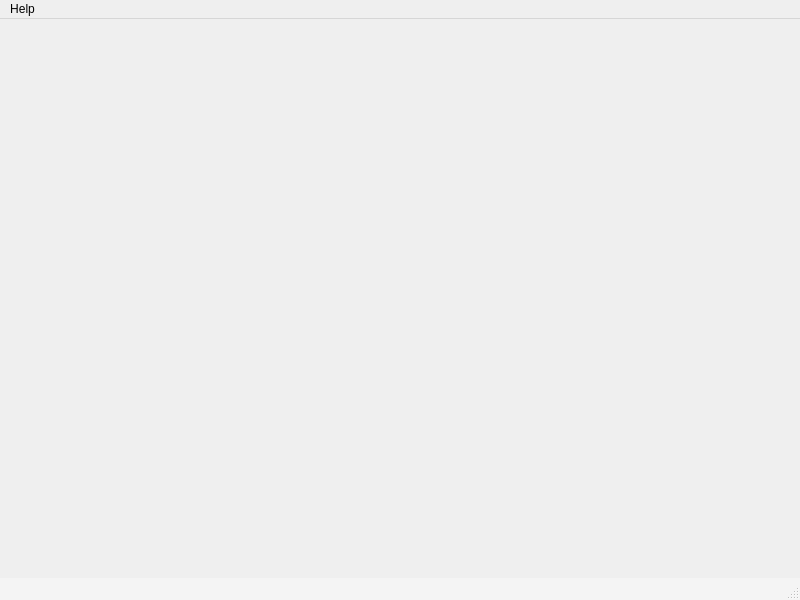
<?xml version="1.0" encoding="UTF-8"?>
<ui version="4.0">
 <class>MainWindow</class>
 <widget class="QMainWindow" name="MainWindow">
  <property name="geometry">
   <rect>
    <x>0</x>
    <y>0</y>
    <width>800</width>
    <height>600</height>
   </rect>
  </property>
  <property name="windowTitle">
   <string>MainWindow</string>
  </property>
  <property name="windowIcon">
   <iconset resource="app.qrc">
    <normaloff>:/assets/logo.ico</normaloff>:/assets/logo.ico</iconset>
  </property>
  <property name="styleSheet">
   <string notr="true">QMainWindow::separator {
  border: 1px solid #8D8D91;
  border-style: outset;
  width: 4px;
  height: 4px;
}

QLineEdit {
  background: #FFFFFF;
  selection-background-color: #4197FF;
  border: 1px solid #8D8D91;
  padding: 2px;
  min-height: 20px;
  border-radius: 5px;
}

QLineEdit:hover {
  border: 2px solid #B4B4D0F5;
  border-radius: 5px;
}

QLineEdit:focus {
  border: 2px solid #7EA3D9;
}

QLineEdit:read-only {
  border: 1px solid #DCDCDC;
  color: lightgray;
}

QLineEdit:disabled {
  border: 1px solid #DCDCDC;
  color: lightgray;
}

QComboBox {
  background: #FFFFFF;
  selection-background-color: #4197FF;
  border: 1px solid #8D8D91;
  padding: 0 1px;
  min-height: 20px;
  border-radius: 5px;
  padding: 2px;
}

QComboBox:editable {
  border-style: solid;
  border-radius: 5px;
  padding: 2px;
}

QComboBox:hover {
  border-color: #4197FF;
  border: 2px solid #7EA3D9;
  border-radius: 5px;
}

QComboBox:focus {
  border-color: #7EA3D9;
  border: 1px solid #7EA3D9;
  border-radius: 5px;
}

QComboBox:on {
  /* shift the text when the popup opens */
  padding-top: 2px;
  padding-left: 2px;
  border-radius: 5px;
}

QComboBox QAbstractItemView {
  background: #FFFFFF;
  border: 1px solid #8D8D91;
  border-radius: 3px;
  selection-background-color: #4197FF;
}

QComboBox QAbstractItemView::item {
  height: 50px;
}

QPushButton {
  border: 1px solid #8D8D91;
  border-radius: 5px;
  background-color: QLinearGradient(x1: 0, y1: 0, x2: 0, y2: 1,
      stop: 0 #FEFEFE, stop: 0.05 #FBFBFB, stop: 0.4 #FBFBFB,
      stop : 0.9 #F5F5F5, stop: 1 #F5F5F5);
  padding: 2px;
  min-height: 20px;
  min-width: 60px;
}

QPushButton:default {
  background-color: QLinearGradient(x1: 0, y1: 0, x2: 0, y2: 1,
      stop: 0 #68B1FA, stop: 0.05 #3C9AFC, stop: 0.4 #3C9AFC,
      stop: 0.9 #0A81FF, stop: 1 #0A81FF);
}

QPushButton:hover {
  border: 2px solid #B4B4D0F5;
  background-color: QLinearGradient(x1: 0, y1: 0, x2: 0, y2: 1,
      stop: 0 #68B1FA, stop: 0.05 #3C9AFC, stop: 0.4 #3C9AFC,
      stop: 0.9 #0A81FF, stop: 1 #0A81FF);
}

QPushButton:pressed {
  background-color: QLinearGradient(x1: 0, y1: 0, x2: 0, y2: 1,
      stop: 0 #68B1FA, stop: 0.05 #0A81FF, stop: 0.4 #0A81FF,
      stop: 0.9 #3C9AFC, stop: 1 #3C9AFC);
}

QPushButton:disabled {
  border: 1px solid #CDCDCD;
  color: #C7C7C7;
  background: #EFEFEF;
}

QTableWidget {
  outline: none;
}

QTableWidget::item:selected {
  background-color: lightblue;
}

QToolButton {
  border-radius: 2px;
  background-color: QLinearGradient(x1: 0, y1: 0, x2: 0, y2: 1,
      stop: 0 #FEFEFE, stop: 0.05 #FBFBFB, stop: 0.4 #FBFBFB,
      stop : 0.9 #F5F5F5, stop: 1 #F5F5F5);
  min-width: 15px;
  min-height: 20px;
}

QToolButton:hover {
  border: 2px solid #B4B4D0F5;
}

QToolButton:pressed {
  border: 2px solid #7EA3D9;
}

QToolButton::menu-button {
  border-top-right-radius: 2px;
  border-bottom-right-radius: 2px;
  background: #4197FF;
  width: 20px;
  margin-left: 2px;
}

QToolButton[popupMode=&quot;1&quot;] {
  /* only for MenuButtonPopup */
  padding-right: 20px;
  /* make way for the popup button */
  background: #FFFFFF;
}

QCheckBox {
  padding: 2px;
}

QCheckBox::indicator {
  width: 13px;
  height: 13px;
}

QCheckBox:disabled {
  padding: 2px;
  color: #C7C7C7
}

QCheckBox::indicator:disabled {
  width: 13px;
  height: 13px;
  border: 1px solid #CDCDCD;
  border-radius: 5px;
}

QRadioButton::indicator {
  width: 13px;
  height: 13px;
}

QRadioButton:disabled {
  padding: 2px;
  color: #C7C7C7
}

QSlider::groove:horizontal {
  border: 0px solid #999999;
  height: 10px;
  /* the groove expands to the size of the slider by default. by giving it a height, it has a fixed size */
  background: qlineargradient(x1:0, y1:0, x2:0, y2:1, stop:0 #C7C7C7, stop:1 #EFEFEF);
  border-radius: 5px;
  margin-left: 5px;
  margin-right: 5px;
  margin-top: 10px;
  margin-bottom: 10px;
}

QSlider::handle:horizontal {
  margin: -10px -1px;
  /* handle is placed by default on the contents rect of the groove. Expand outside the groove */
}

QSlider::groove:vertical {
  border: 0px solid #999999;
  height: 10px;
  /* the groove expands to the size of the slider by default. by giving it a height, it has a fixed size */
  background: qlineargradient(x1:0, y1:0, x2:0, y2:1, stop:0 #C7C7C7, stop:1 #EFEFEF);
  border-radius: 5px;
  margin-left: 5px;
  margin-right: 5px;
  margin-top: 10px;
  margin-bottom: 10px;
}

QSlider::handle:vertical {
  margin: -1px -10px;
  /* handle is placed by default on the contents rect of the groove. Expand outside the groove */
}

QSlider::add-page:vertical {
  background: white;
}

QSlider::sub-page:vertical {
  background: pink;
}

QProgressBar {
  border: 2px solid #DCDCDC;
  background-color: QLinearGradient(x1: 0, y1: 0, x2: 0, y2: 1,
      stop : 0 #FEFEFE, stop: 0.05 #F5F5F5, stop: 0.95 #F5F5F5);
  border-radius: 5px;
  text-align: center;
  font-weight: bold;
  color: #550000;
}

QProgressBar::chunk {
  background-color: QLinearGradient(x1: 0, y1: 0, x2: 0, y2: 1,
      stop: 0 #68B1FA, stop: 0.05 #0A81FF, stop: 0.4 #0A81FF,
      stop: 0.9 #3C9AFC, stop: 1 #3C9AFC);
}

QSpinBox,
QDoubleSpinBox {
  padding-right: 15px;
  /* make room for the arrows */
  border: 1px solid #8D8D91;
  border-radius: 5px;
  min-height: 20px;
  padding: 2px;
  background: #FFFFFF;
}

QSpinBox::up-button,
QDoubleSpinBox::up-button {
  subcontrol-origin: border;
  subcontrol-position: top right;
  /* position at the top right corner */
  width: 15px;
  /* 16 + 2*1px border-width = 15px padding + 3px parent border */
  border-width: 1px;
  padding-right: 1px;
}

QSpinBox::down-button,
QDoubleSpinBox::down-button {
  subcontrol-origin: border;
  subcontrol-position: bottom right;
  /* position at bottom right corner */
  width: 15px;
  border-width: 1px;
  padding-right: 1px;
}

QScrollBar:horizontal {
  border: 1px solid grey;
  background: #ffffff;
  height: 20px;
  margin: 0px 20px 0 20px;
}

QScrollBar::handle:horizontal {
  background: #68B1FA;
  min-width: 20px;
}

QScrollBar::add-line:horizontal {
  border: 1px solid grey;
  background: #B4B4D0F5;
  width: 20px;
  subcontrol-position: right;
  subcontrol-origin: margin;
}

QScrollBar::sub-line:horizontal {
  border: 1px solid grey;
  background: #B4B4D0F5;
  width: 20px;
  subcontrol-position: left;
  subcontrol-origin: margin;
}

QScrollBar:vertical {
  border: 1px solid grey;
  background: #ffffff;
  width: 20px;
  margin: 20px 0 20px 0;
}

QScrollBar::handle:vertical {
  background: #68B1FA;
  min-height: 20px;
}

QScrollBar::add-line:vertical {
  border: 1px solid grey;
  background: #B4B4D0F5;
  height: 20px;
  subcontrol-position: bottom;
  subcontrol-origin: margin;
}

QScrollBar::sub-line:vertical {
  border: 1px solid grey;
  background: #B4B4D0F5;
  height: 20px;
  subcontrol-position: top;
  subcontrol-origin: margin;
}

QDateEdit,
QTimeEdit,
QDateTimeEdit {
  padding-right: 15px;
  /* make room for the arrows */
  border: 1px solid #8D8D91;
  border-radius: 5px;
  min-height: 20px;
  padding: 2px;
  background: #FFFFFF;
}

QDateTimeEdit::drop-down {
  /* shift the text when the popup opens */
  background: #4197FF;
  width: 15px;
  padding-right: 2px;
  border-top-right-radius: 3px;
  border-bottom-right-radius: 3px;
}

QDateEdit::up-button,
QTimeEdit::up-button,
QDateTimeEdit::up-button {
  subcontrol-origin: border;
  subcontrol-position: top right;
  /* position at the top right corner */
  width: 15px;
  /* 16 + 2*1px border-width = 15px padding + 3px parent border */
  border-width: 1px;
  padding-right: 1px;
}

QDateEdit::down-button,
QTimeEdit::down-button,
QDateTimeEdit::down-button {
  subcontrol-origin: border;
  subcontrol-position: bottom right;
  /* position at bottom right corner */
  width: 15px;
  border-width: 1px;
  padding-right: 1px;
}

QDateTimeEdit QAbstractItemView {
  background: #FFFFFF;
}

QTextEdit,
QListView {
  background-color: white;
  background-attachment: fixed;
  border: 1px solid #8D8D91;
  border-radius: 5px;
  padding: 2px;
}

QDockWidget {
  border: 1px solid lightgray;
}

QDockWidget::title {
  text-align: left;
  /* align the text to the left */
  background: lightgray;
  padding-left: 5px;
}

QDockWidget::close-button,
QDockWidget::float-button {
  border: 1px solid transparent;
  background: darkgray;
  padding: 0px;
}

QDockWidget::close-button:hover,
QDockWidget::float-button:hover {
  background: gray;
}

QDockWidget::close-button:pressed,
QDockWidget::float-button:pressed {
  padding: 1px -1px -1px 1px;
}

QGroupBox {
  background-color: #FFFFFF;
  border: 1px solid gray;
  border-radius: 5px;
  margin-top: 1ex;
  /* leave space at the top for the title */
  padding-top: 15px;
}

QGroupBox::title {
  subcontrol-origin: margin;
  subcontrol-position: top center;
  /* position at the top center */
  border: 1px solid #8D8D91;
  border-radius: 3px;
  min-width: 90px;
  min-height: 30px;
  margin-bottom: 10px;
  background-color: qlineargradient(x1: 0, y1: 0, x2: 0, y2: 1,
      stop: 0.2 #F5F5F5, stop: 0.8 #FEFEFE);
}

QStatusBar {
  background: #C8F5F5F5;
}

QStatusBar::item {
  border-radius: 2px;
  padding: 2px;
}

QTabWidget::pane {
  /* The tab widget frame */
  border-radius: 5px;
}

QTabWidget::tab-bar {
  left: 5px;
  /* move to the right by 5px */
}

/* Style the tab using the tab sub-control. Note that
    it reads QTabBar _not_ QTabWidget */
QTabBar::tab {
  background: #FFFFFF;
  border: 1px solid #C7C7C7;
  border-bottom: 1px solid #8D8D91;
  /* same as the pane color */
  border-top-left-radius: 5px;
  border-top-right-radius: 5px;
  min-width: 25ex;
  min-height: 5ex;
  padding: 2px;
}

QTabBar::tab:selected,
QTabBar::tab:hover {
  background: qlineargradient(x1: 0, y1: 0, x2: 0, y2: 1,
      stop: 0 #68B1FA, stop: 0.4 #3C9AFC,
      stop: 0.5 #0A81FF, stop: 1.0 #68B1FA);
  border: 1px solid #0A81FF;
}

QTabBar::tab:selected {
  border: 1px solid #0A81FF;
  border-bottom: 1px solid #8D8D91;
  /* same as pane color */
}

QTabBar::tab: !selected {
  margin-top: 2px;
  /* make non-selected tabs look smaller */
}

/* make use of negative margins for overlapping tabs */
QTabBar::tab:selected {
  /* expand/overlap to the left and right by 4px */
  margin-left: -4px;
  margin-right: -4px;
}

QTabBar::tab:first:selected {
  margin-left: 0;
  /* the first selected tab has nothing to overlap with on the left */
}

QTabBar::tab:last:selected {
  margin-right: 0;
  /* the last selected tab has nothing to overlap with on the right */
}

QTabBar::tab:only-one {
  margin: 0;
  /* if there is only one tab, we don't want overlapping margins */
}
</string>
  </property>
  <widget class="QWidget" name="centralwidget"/>
  <widget class="QMenuBar" name="menubar">
   <property name="geometry">
    <rect>
     <x>0</x>
     <y>0</y>
     <width>800</width>
     <height>23</height>
    </rect>
   </property>
   <widget class="QMenu" name="menuHelp">
    <property name="title">
     <string>Help</string>
    </property>
    <addaction name="actionAbout"/>
   </widget>
   <addaction name="menuHelp"/>
  </widget>
  <widget class="QStatusBar" name="statusbar"/>
  <action name="actionAbout">
   <property name="text">
    <string>About</string>
   </property>
  </action>
 </widget>
 <resources>
  <include location="app.qrc"/>
 </resources>
 <connections/>
</ui>
